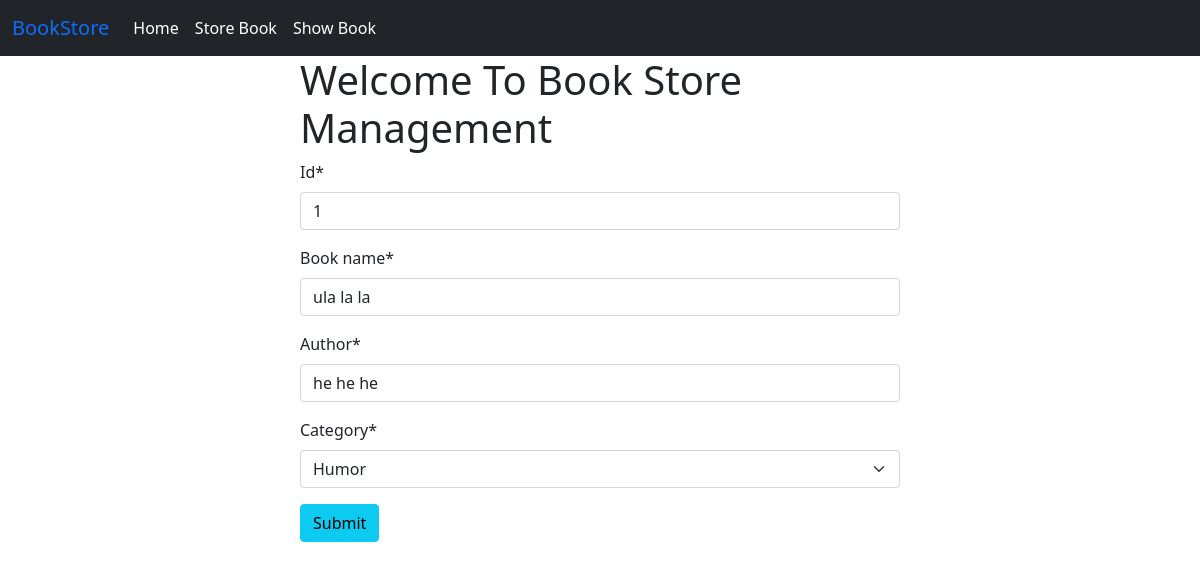
The app's page /edit_book/1 with its own data.
### book/models.py (models this page shows)
class BookStoreModel(models.Model):
    CATEGORY = (
        ('Mystery','Mystery'),
        ('Thriller','Thriller'),
        ('Sci-Fi','Sci-Fi'),
        ('Humor','Humor'),
        ('Horror','Horror'),
    )
    id = models.IntegerField(primary_key=True)
    book_name=models.CharField(max_length=30)
    author=models.CharField(max_length=30)
    category=models.CharField(max_length=30,choices=CATEGORY)
    first_pub=models.DateTimeField(auto_now_add=True)#django first date thakbe aita
    last_pub=models.DateTimeField(auto_now=True)#erpor joto update korbo shei date dekhabe

### book/views.py (the view)
# urls.py: path('edit_book/<int:id>',edit_book,name="edit_book"),
def edit_book(request,id):
    book=BookStoreModel.objects.get(pk = id)
    form=BookStoreForm(instance = book)
    if request.method=='POST':
        form=BookStoreForm(request.POST,instance = book)
        if form.is_valid():
            form.save()
            return redirect('show_books')
    return render(request,'store_book.html',{'form':form})

### book/forms.py
class BookStoreForm(forms.ModelForm):
    class Meta:
        model=BookStoreModel
        fields=['id','book_name','author','category']

### book/templates/store_book.html
{% extends "base.html" %}
 {% load crispy_forms_tags %}
 {% block content %}
<div  style="width:50%; margin:auto;" >
    <h1>Welcome To Book Store Management</h1>
  <form method="post" method="/show_books/">{% csrf_token %} {{form|crispy}}
    <button class="btn btn-info" type="submit">Submit</button>
  </form>
</div>
{% endblock %}

### records on screen
BookStoreModel: id "1", book_name "ula la la", author "he he he", category "Humor"
